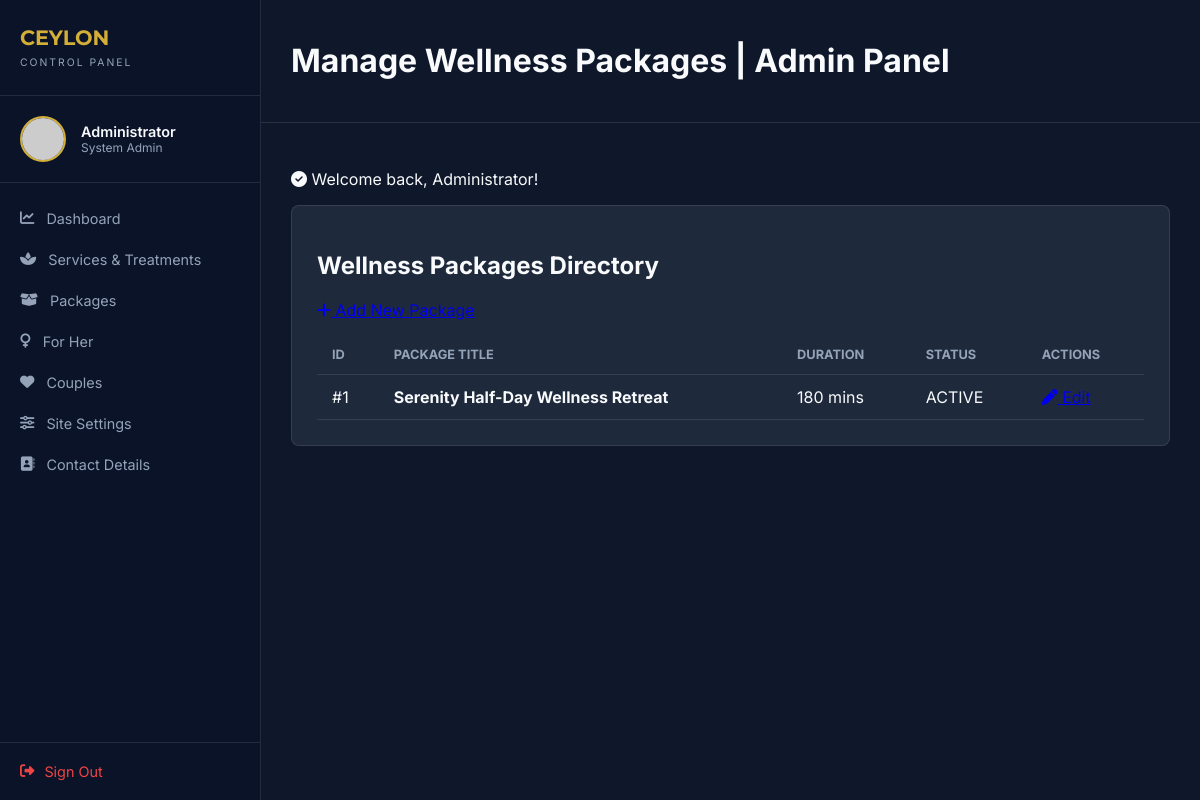
The app's page /admin_packages.php (signed in) with its own data.
### tables this page shows
CREATE TABLE IF NOT EXISTS `packages` (
    `id` INT UNSIGNED AUTO_INCREMENT PRIMARY KEY,
    `title` VARCHAR(150) NOT NULL,
    `slug` VARCHAR(150) NOT NULL UNIQUE,
    `short_description` VARCHAR(255) NULL,
    `description` TEXT NULL,
    `duration_minutes` INT UNSIGNED DEFAULT 90,
    `image` VARCHAR(255) NULL,
    `status` ENUM('ACTIVE', 'INACTIVE') DEFAULT 'ACTIVE',
    `display_order` INT DEFAULT 0,
    `created_at` TIMESTAMP DEFAULT CURRENT_TIMESTAMP,
    `updated_at` TIMESTAMP DEFAULT CURRENT_TIMESTAMP ON UPDATE CURRENT_TIMESTAMP
);

### controllers/AdminPackageController.php (called while the page is built, shortened)
<?php
class AdminPackageController
{
    private PackageBLL $packageBLL;
    public function __construct()
    {
        $this->packageBLL = new PackageBLL();
    }
    public function index(): void
    {
        $packages = $this->packageBLL->getActivePackages();
        require BASE_PATH . '/views/admin/packages/index.php';
    }
}

### admin_packages.php (called while the page is built, shortened)
<?php
require_once __DIR__ . '/config/init.php';
$controller = new AdminPackageController();
$controller->index();

### helpers/url_helper.php (called while the page is built, shortened)
<?php
function baseUrl(string $path = ''): string
{
    $cleanPath = ltrim($path, '/');
    if (isset($_SERVER['HTTP_HOST'])) {
        $scriptName = $_SERVER['SCRIPT_NAME'] ?? ($_SERVER['PHP_SELF'] ?? '');
        $dir = rtrim(str_replace('\\', '/', dirname($scriptName)), '/');
        if ($dir !== '' && $dir !== '.') {
            return $dir . ($cleanPath ? '/' . $cleanPath : '');
        }
        return $cleanPath ? $cleanPath : './';
    }
    return rtrim(BASE_URL, '/') . ($cleanPath ? '/' . $cleanPath : '');
}

### config/init.php (called while the page is built, shortened)
<?php
require_once BASE_PATH . '/helpers/env_helper.php';
require_once __DIR__ . '/db.php';
spl_autoload_register(function (string $className): void {
    $dirs = [
        BASE_PATH . '/controllers/',
        BASE_PATH . '/bll/',
        BASE_PATH . '/dal/',
        BASE_PATH . '/services/'
    ];
    foreach ($dirs as $dir) {
        $file = $dir . $className . '.php';
        if (file_exists($file)) {
            return;
        }
    }
});
require_once BASE_PATH . '/helpers/common_helper.php';
require_once BASE_PATH . '/helpers/url_helper.php';

### helpers/env_helper.php (called while the page is built, shortened)
<?php
if (!function_exists('env')) {
    function env(string $key, mixed $default = null): mixed
    {
        $value = getenv($key);
        if ($value === false) {
            $value = $_ENV[$key] ?? $_SERVER[$key] ?? $default;
        }
        return $value;
    }
}

### config/db.php (called while the page is built, shortened)
<?php
class Database
{
    private static ?PDO $instance = null;
    public static function getConnection(): PDO
    {
        if (self::$instance === null) {
            $host = (string)env('DB_HOST', 'localhost');
            $port = (int)env('DB_PORT', 3306);
            $dbName = (string)env('DB_DATABASE', 'ceylon_therapist');
            $username = (string)env('DB_USERNAME', 'root');
            $password = (string)env('DB_PASSWORD', '');
            $charset = (string)env('DB_CHARSET', 'utf8mb4');
            $dsn = sprintf(
                "mysql:host=%s;port=%d;dbname=%s;charset=%s",
                $host,
                $port,
                $dbName,
                $charset
            );
            $options = [
                PDO::ATTR_ERRMODE => PDO::ERRMODE_EXCEPTION,
                PDO::ATTR_DEFAULT_FETCH_MODE => PDO::FETCH_ASSOC,
                PDO::ATTR_EMULATE_PREPARES => false,
                PDO::MYSQL_ATTR_INIT_COMMAND => "SET NAMES " . $charset
            ];
            try {
                self::$instance = new PDO($dsn, $username, $password, $options);
            } catch (PDOException $e) {
                if (defined('ENVIRONMENT') && ENVIRONMENT === 'development') {
                    throw new Exception("Database Connection Error: " . $e->getMessage(), (int)$e->getCode());
                } else {
                    throw new Exception("A database error occurred. Please try again later.", 500);
                }
            }
        }
        return self::$instance;
    }
}

### bll/PackageBLL.php (called while the page is built, shortened)
<?php
class PackageBLL
{
    private PackageDAL $packageDAL;
    public function __construct()
    {
        $this->packageDAL = new PackageDAL();
    }
    public function getActivePackages(): array
    {
        return $this->packageDAL->getAllActive();
    }
}

### dal/PackageDAL.php (called while the page is built, shortened)
<?php
class PackageDAL
{
    private PDO $db;
    public function __construct()
    {
        $this->db = Database::getConnection();
    }
    public function getAllActive(): array
    {
        $sql = "SELECT * FROM packages
                WHERE status = 'ACTIVE'
                ORDER BY display_order ASC, id DESC";
        $stmt = $this->db->prepare($sql);
        $stmt->execute();
        return $stmt->fetchAll();
    }
}

### helpers/common_helper.php (called while the page is built, shortened)
<?php
function e(?string $value): string
{
    return htmlspecialchars((string)($value ?? ''), ENT_QUOTES, 'UTF-8');
}

### views/admin/packages/index.php (the view)
<?php require BASE_PATH . '/views/partials/admin-header.php'; ?>
<?php require BASE_PATH . '/views/partials/admin-sidebar.php'; ?>
<div class="admin-panel-card">
    <div class="card-header-flex">
        <h2>Wellness Packages Directory</h2>
        <a href="<?= baseUrl('admin_package_create.php') ?>" class="btn-admin-action">
            <i class="fa-solid fa-plus"></i> Add New Package
        </a>
    </div>
    <div class="table-responsive mt-20">
        <table class="admin-table">
            <thead>
                <tr>
                    <th>ID</th>
                    <th>Package Title</th>
                    <th>Duration</th>
                    <th>Status</th>
                    <th>Actions</th>
                </tr>
            </thead>
            <tbody>
                <?php if (!empty($packages)): ?>
                    <?php foreach ($packages as $pkg): ?>
                        <tr>
                            <td>#<?= e((string)$pkg['id']) ?></td>
                            <td><strong><?= e($pkg['title']) ?></strong></td>
                            <td><?= e((string)$pkg['duration_minutes']) ?> mins</td>
                            <td><span class="status-pill status-active"><?= e($pkg['status']) ?></span></td>
                            <td>
                                <a href="<?= baseUrl('admin_package_edit.php?id=' . $pkg['id']) ?>" class="btn-sm btn-edit"><i class="fa-solid fa-pen"></i> Edit</a>
                            </td>
                        </tr>
                    <?php endforeach; ?>
                <?php else: ?>
                    <tr>
                        <td colspan="5" class="text-center">No wellness packages found in database.</td>
                    </tr>
                <?php endif; ?>
            </tbody>
        </table>
    </div>
</div>
<?php require BASE_PATH . '/views/partials/admin-footer.php'; ?>

### assets/css/admin.css (style rules this page uses)
:root { --admin-bg: #0f172a; --admin-card-bg: #1e293b; --admin-sidebar-bg: #0b1329; --admin-text-main: #f8fafc; --admin-text-muted: #94a3b8; --admin-accent-burgundy: #8b0000; --admin-accent-gold: #d4af37; --admin-border: rgba(255, 255, 255, 0.1); --font-admin-heading: 'Montserrat', sans-serif; --font-admin-body: 'Inter', sans-serif; }
body.admin-body { background-color: var(--admin-bg); color: var(--admin-text-main); font-family: var(--font-admin-body); margin: 0; }
.admin-panel-card { background: var(--admin-card-bg); border: 1px solid var(--admin-border); padding: 25px; border-radius: 8px; }
.admin-table { width: 100%; border-collapse: collapse; margin-top: 15px; }
.admin-table th, .admin-table td { padding: 12px 15px; text-align: left; border-bottom: 1px solid var(--admin-border); }
.admin-table th { color: var(--admin-text-muted); font-size: 0.8rem; text-transform: uppercase; }

### records on screen
packages: id "1", title "Serenity Half-Day Wellness Retreat", duration_minutes "180", status "ACTIVE"

### other values on screen
$admin['name'] "Administrator"
$pageTitle "Manage Wellness Packages | Admin Panel"
$msg "Welcome back, Administrator!"
